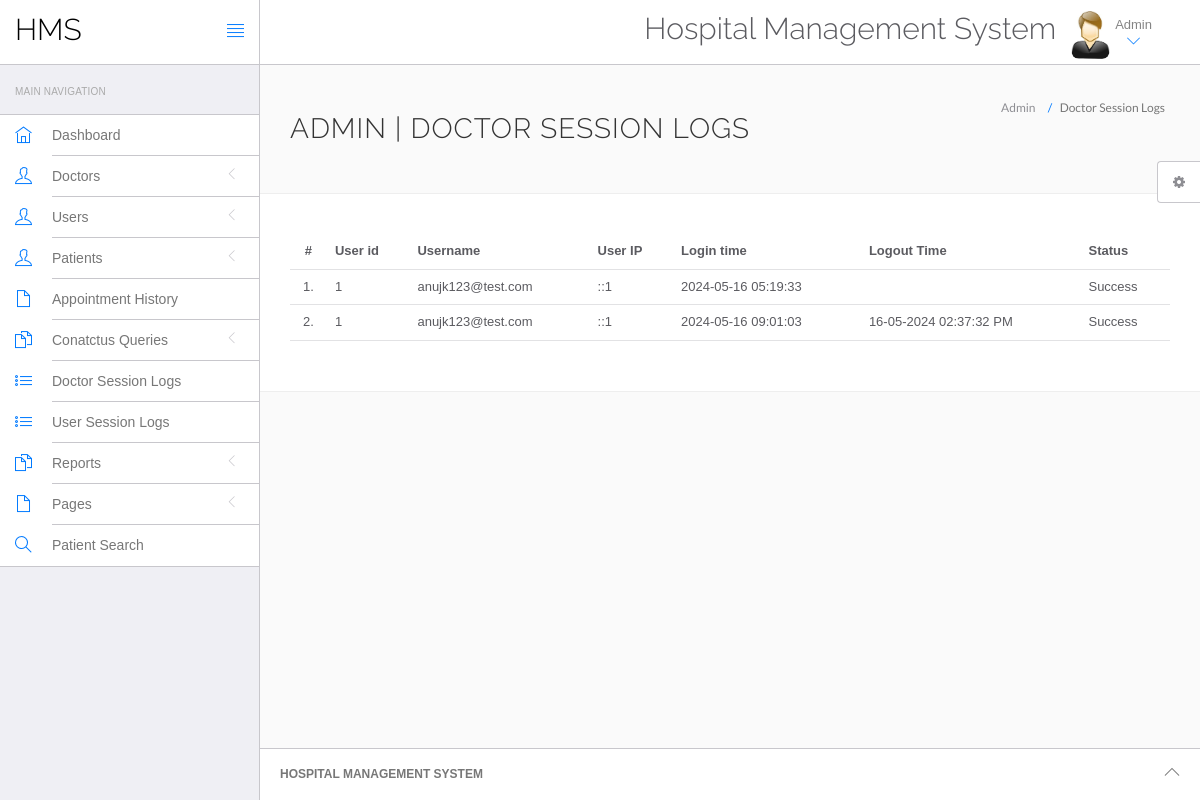
Page /hospital/hms/admin/doctor-logs.php (signed in) on the committed database.
### tables this page shows
CREATE TABLE `doctorslog` (
  `id` int(11) NOT NULL,
  `uid` int(11) DEFAULT NULL,
  `username` varchar(255) DEFAULT NULL,
  `userip` binary(16) DEFAULT NULL,
  `loginTime` timestamp NULL DEFAULT current_timestamp(),
  `logout` varchar(255) DEFAULT NULL,
  `status` int(11) DEFAULT NULL
);

### hospital/hms/admin/doctor-logs.php (the view, shortened to what this page needs)
<?php
include('include/config.php');
if(strlen($_SESSION['id']==0)) {
 header('location:logout.php');
  } else{
?>
<!DOCTYPE html>
<html lang="en">
	<head>
		<link rel="stylesheet" href="vendor/bootstrap/css/bootstrap.min.css">
		<link rel="stylesheet" href="vendor/fontawesome/css/font-awesome.min.css">
		<link rel="stylesheet" href="vendor/themify-icons/themify-icons.min.css">
		<link href="vendor/animate.css/animate.min.css" rel="stylesheet" media="screen">
		<link href="vendor/perfect-scrollbar/perfect-scrollbar.min.css" rel="stylesheet" media="screen">
		<link href="vendor/switchery/switchery.min.css" rel="stylesheet" media="screen">
		<link href="vendor/bootstrap-touchspin/jquery.bootstrap-touchspin.min.css" rel="stylesheet" media="screen">
		<link href="vendor/select2/select2.min.css" rel="stylesheet" media="screen">
		<link href="vendor/bootstrap-datepicker/bootstrap-datepicker3.standalone.min.css" rel="stylesheet" media="screen">
		<link href="vendor/bootstrap-timepicker/bootstrap-timepicker.min.css" rel="stylesheet" media="screen">
		<link rel="stylesheet" href="assets/css/styles.css">
		<link rel="stylesheet" href="assets/css/plugins.css">
		<link rel="stylesheet" href="assets/css/themes/theme-1.css" id="skin_color" />
	</head>
	<body>
		<div id="app">
<?php include('include/sidebar.php');?>
			<div class="app-content">
					<?php include('include/header.php');?>
				<div class="main-content" >
					<div class="wrap-content container" id="container">
						<section id="page-title">
							<div class="row">
								<div class="col-sm-8">
									<h1 class="mainTitle">Admin  | Doctor Session Logs</h1>
																	</div>
								<ol class="breadcrumb">
									<li>
										<span>Admin </span>
									</li>
									<li class="active">
										<span>Doctor Session Logs</span>
									</li>
								</ol>
							</div>
						</section>
						<div class="container-fluid container-fullw bg-white">
									<div class="row">
								<div class="col-md-12">
									<table class="table table-hover" id="sample-table-1">
										<thead>
											<tr>
												<th class="center">#</th>
												<th class="hidden-xs">User id</th>
												<th>Username</th>
												<th>User IP</th>
												<th>Login time</th>
												<th>Logout Time </th>
												<th> Status </th>
											</tr>
										</thead>
										<tbody>
<?php
$sql=mysqli_query($con,"select * from doctorslog ");
$cnt=1;
while($row=mysqli_fetch_array($sql))
{
?>
											<tr>
												<td class="center"><?php echo $cnt;?>.</td>
												<td class="hidden-xs"><?php echo $row['uid'];?></td>
												<td class="hidden-xs"><?php echo $row['username'];?></td>
												<td><?php echo $row['userip'];?></td>
												<td><?php echo $row['loginTime'];?></td>
												<td><?php echo $row['logout'];?>
												</td>
												<td>
<?php if($row['status']==1)
{
	echo "Success";
}
else
{
	echo "Failed";
}?>
</td>
											</tr>
											<?php
$cnt=$cnt+1;
											 }?>
										</tbody>
									</table>
								</div>
							</div>
								</div>
					</div>
				</div>
			</div>
	<?php include('include/footer.php');?>
	<?php include('include/setting.php');?>
		</div>
	</body>
</html>
<?php } ?>

### hospital/hms/admin/assets/css/themes/theme-1.css (style rules this page uses)
body { background: #FAFAFA; }

### rows in the picture
doctorslog: uid "1", username "anujk123@test.com", userip "::1", loginTime "2024-05-16 05:19:33", status "Success"
doctorslog: uid "1", username "anujk123@test.com", userip "::1", loginTime "2024-05-16 09:01:03", logout "16-05-2024 02:37:32 PM", status "Success"
